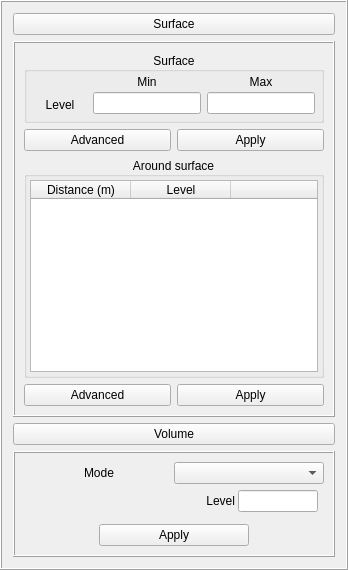
              <widget class="QFrame" name="frame_MeshRefinement">
               <property name="frameShape">
                <enum>QFrame::Box</enum>
               </property>
               <property name="frameShadow">
                <enum>QFrame::Raised</enum>
               </property>
               <layout class="QVBoxLayout" name="verticalLayout_55">
                <item>
                 <widget class="QPushButton" name="btn_MeshSurface">
                  <property name="text">
                   <string>Surface</string>
                  </property>
                 </widget>
                </item>
                <item>
                 <widget class="QFrame" name="frame_MeshSurface">
                  <property name="frameShape">
                   <enum>QFrame::Box</enum>
                  </property>
                  <property name="frameShadow">
                   <enum>QFrame::Raised</enum>
                  </property>
                  <layout class="QVBoxLayout" name="verticalLayout_58">
                   <item>
                    <widget class="QGroupBox" name="groupBox">
                     <property name="title">
                      <string>Surface</string>
                     </property>
                     <property name="alignment">
                      <set>Qt::AlignCenter</set>
                     </property>
                     <property name="flat">
                      <bool>false</bool>
                     </property>
                     <layout class="QVBoxLayout" name="verticalLayout_80">
                      <property name="leftMargin">
                       <number>3</number>
                      </property>
                      <property name="topMargin">
                       <number>3</number>
                      </property>
                      <property name="rightMargin">
                       <number>3</number>
                      </property>
                      <property name="bottomMargin">
                       <number>0</number>
                      </property>
                      <item>
                       <widget class="QFrame" name="frame_88">
                        <property name="frameShape">
                         <enum>QFrame::NoFrame</enum>
                        </property>
                        <property name="frameShadow">
                         <enum>QFrame::Raised</enum>
                        </property>
                        <layout class="QHBoxLayout" name="horizontalLayout_25">
                         <property name="spacing">
                          <number>0</number>
                         </property>
                         <property name="leftMargin">
                          <number>0</number>
                         </property>
                         <property name="topMargin">
                          <number>0</number>
                         </property>
                         <property name="rightMargin">
                          <number>0</number>
                         </property>
                         <property name="bottomMargin">
                          <number>3</number>
                         </property>
                         <item>
                          <widget class="QFrame" name="frame_89">
                           <property name="minimumSize">
                            <size>
                             <width>60</width>
                             <height>0</height>
                            </size>
                           </property>
                           <property name="frameShape">
                            <enum>QFrame::NoFrame</enum>
                           </property>
                           <property name="frameShadow">
                            <enum>QFrame::Raised</enum>
                           </property>
                           <layout class="QVBoxLayout" name="verticalLayout_77">
                            <property name="spacing">
                             <number>3</number>
                            </property>
                            <property name="leftMargin">
                             <number>3</number>
                            </property>
                            <property name="topMargin">
                             <number>0</number>
                            </property>
                            <property name="rightMargin">
                             <number>3</number>
                            </property>
                            <property name="bottomMargin">
                             <number>3</number>
                            </property>
                            <item>
                             <widget class="QLabel" name="label_57">
                              <property name="text">
                               <string/>
                              </property>
                             </widget>
                            </item>
                            <item>
                             <widget class="QLabel" name="label_43">
                              <property name="text">
                               <string>Level</string>
                              </property>
                              <property name="alignment">
                               <set>Qt::AlignCenter</set>
                              </property>
                             </widget>
                            </item>
                           </layout>
                          </widget>
                         </item>
                         <item>
                          <widget class="QFrame" name="frame_91">
                           <property name="frameShape">
                            <enum>QFrame::NoFrame</enum>
                           </property>
                           <property name="frameShadow">
                            <enum>QFrame::Raised</enum>
                           </property>
                           <layout class="QVBoxLayout" name="verticalLayout_78">
                            <property name="spacing">
                             <number>3</number>
                            </property>
                            <property name="leftMargin">
                             <number>3</number>
                            </property>
                            <property name="topMargin">
                             <number>0</number>
                            </property>
                            <property name="rightMargin">
                             <number>3</number>
                            </property>
                            <property name="bottomMargin">
                             <number>3</number>
                            </property>
                            <item>
                             <widget class="QLabel" name="label_44">
                              <property name="text">
                               <string>Min</string>
                              </property>
                              <property name="alignment">
                               <set>Qt::AlignCenter</set>
                              </property>
                             </widget>
                            </item>
                            <item>
                             <widget class="QLineEdit" name="txt_Level_Min_Surface_Refine"/>
                            </item>
                           </layout>
                          </widget>
                         </item>
                         <item>
                          <widget class="QFrame" name="frame_92">
                           <property name="frameShape">
                            <enum>QFrame::NoFrame</enum>
                           </property>
                           <property name="frameShadow">
                            <enum>QFrame::Raised</enum>
                           </property>
                           <layout class="QVBoxLayout" name="verticalLayout_79">
                            <property name="spacing">
                             <number>3</number>
                            </property>
                            <property name="leftMargin">
                             <number>3</number>
                            </property>
                            <property name="topMargin">
                             <number>0</number>
                            </property>
                            <property name="rightMargin">
                             <number>3</number>
                            </property>
                            <property name="bottomMargin">
                             <number>3</number>
                            </property>
                            <item>
                             <widget class="QLabel" name="label_45">
                              <property name="text">
                               <string>Max</string>
                              </property>
                              <property name="alignment">
                               <set>Qt::AlignCenter</set>
                              </property>
                             </widget>
                            </item>
                            <item>
                             <widget class="QLineEdit" name="txt_Level_Max_Surface_Refine"/>
                            </item>
                           </layout>
                          </widget>
                         </item>
                        </layout>
                       </widget>
                      </item>
                     </layout>
                    </widget>
                   </item>
                   <item>
                    <widget class="QFrame" name="frame_129">
                     <property name="frameShape">
                      <enum>QFrame::NoFrame</enum>
                     </property>
                     <property name="frameShadow">
                      <enum>QFrame::Raised</enum>
                     </property>
                     <layout class="QHBoxLayout" name="horizontalLayout_44">
                      <property name="leftMargin">
                       <number>0</number>
                      </property>
                      <property name="topMargin">
                       <number>0</number>
                      </property>
                      <property name="rightMargin">
                       <number>0</number>
                      </property>
                      <property name="bottomMargin">
                       <number>0</number>
                      </property>
                      <item>
                       <widget class="QPushButton" name="btn_MeshRefineAdvance">
                        <property name="maximumSize">
                         <size>
                          <width>150</width>
                          <height>16777215</height>
                         </size>
                        </property>
                        <property name="text">
                         <string>Advanced</string>
                        </property>
                       </widget>
                      </item>
                      <item>
                       <widget class="QPushButton" name="btn_MeshRefineSurface">
                        <property name="maximumSize">
                         <size>
                          <width>150</width>
                          <height>16777215</height>
                         </size>
                        </property>
                        <property name="text">
                         <string>Apply</string>
                        </property>
                       </widget>
                      </item>
                     </layout>
                    </widget>
                   </item>
                   <item>
                    <widget class="QGroupBox" name="groupBox_MeshSurfaceAround">
                     <property name="title">
                      <string>Around surface</string>
                     </property>
                     <property name="alignment">
                      <set>Qt::AlignCenter</set>
                     </property>
                     <property name="flat">
                      <bool>false</bool>
                     </property>
                     <layout class="QVBoxLayout" name="verticalLayout_81">
                      <property name="margin">
                       <number>3</number>
                      </property>
                      <item>
                       <widget class="QTableWidget" name="tb_MeshRefineAroundSurface">
                        <property name="horizontalScrollBarPolicy">
                         <enum>Qt::ScrollBarAlwaysOff</enum>
                        </property>
                        <property name="wordWrap">
                         <bool>false</bool>
                        </property>
                        <property name="cornerButtonEnabled">
                         <bool>false</bool>
                        </property>
                        <property name="rowCount">
                         <number>0</number>
                        </property>
                        <attribute name="verticalHeaderDefaultSectionSize">
                         <number>25</number>
                        </attribute>
                        <column>
                         <property name="text">
                          <string>Distance (m)</string>
                         </property>
                         <property name="textAlignment">
                          <set>AlignHCenter|AlignVCenter|AlignCenter</set>
                         </property>
                        </column>
                        <column>
                         <property name="text">
                          <string>Level</string>
                         </property>
                         <property name="textAlignment">
                          <set>AlignHCenter|AlignVCenter|AlignCenter</set>
                         </property>
                        </column>
                        <column>
                         <property name="text">
                          <string/>
                         </property>
                        </column>
                       </widget>
                      </item>
                     </layout>
                    </widget>
                   </item>
                   <item>
                    <widget class="QFrame" name="frame_129">
                     <property name="frameShape">
                      <enum>QFrame::NoFrame</enum>
                     </property>
                     <property name="frameShadow">
                      <enum>QFrame::Raised</enum>
                     </property>
                     <layout class="QHBoxLayout" name="horizontalLayout_44">
                      <property name="margin">
                       <number>0</number>
                      </property>
                      <item>
                       <widget class="QPushButton" name="btn_MeshRefineAdvance">
                        <property name="maximumSize">
                         <size>
                          <width>150</width>
                          <height>16777215</height>
                         </size>
                        </property>
                        <property name="text">
                         <string>Advanced</string>
                        </property>
                       </widget>
                      </item>
                      <item>
                       <widget class="QPushButton" name="btn_MeshRefineSurface">
                        <property name="maximumSize">
                         <size>
                          <width>150</width>
                          <height>16777215</height>
                         </size>
                        </property>
                        <property name="text">
                         <string>Apply</string>
                        </property>
                       </widget>
                      </item>
                     </layout>
                    </widget>
                   </item>
                  </layout>
                 </widget>
                </item>
                <item>
                 <widget class="QPushButton" name="btn_MeshVolume">
                  <property name="text">
                   <string>Volume</string>
                  </property>
                 </widget>
                </item>
                <item>
                 <widget class="QFrame" name="frame_MeshVolume">
                  <property name="frameShape">
                   <enum>QFrame::Box</enum>
                  </property>
                  <property name="frameShadow">
                   <enum>QFrame::Raised</enum>
                  </property>
                  <layout class="QVBoxLayout" name="verticalLayout_114">
                   <item>
                    <widget class="QFrame" name="frame_81">
                     <property name="frameShape">
                      <enum>QFrame::NoFrame</enum>
                     </property>
                     <property name="frameShadow">
                      <enum>QFrame::Raised</enum>
                     </property>
                     <layout class="QHBoxLayout" name="horizontalLayout_21">
                      <property name="spacing">
                       <number>0</number>
                      </property>
                      <property name="margin">
                       <number>0</number>
                      </property>
                      <item>
                       <widget class="QLabel" name="label_38">
                        <property name="text">
                         <string>Mode</string>
                        </property>
                        <property name="alignment">
                         <set>Qt::AlignCenter</set>
                        </property>
                       </widget>
                      </item>
                      <item>
                       <widget class="QComboBox" name="cb_MeshVolumeMode"/>
                      </item>
                     </layout>
                    </widget>
                   </item>
                   <item>
                    <widget class="QFrame" name="frame_77">
                     <property name="frameShape">
                      <enum>QFrame::NoFrame</enum>
                     </property>
                     <property name="frameShadow">
                      <enum>QFrame::Raised</enum>
                     </property>
                     <layout class="QHBoxLayout" name="horizontalLayout_22">
                      <property name="spacing">
                       <number>3</number>
                      </property>
                      <property name="leftMargin">
                       <number>0</number>
                      </property>
                      <property name="topMargin">
                       <number>0</number>
                      </property>
                      <property name="rightMargin">
                       <number>6</number>
                      </property>
                      <property name="bottomMargin">
                       <number>0</number>
                      </property>
                      <item>
                       <widget class="QLabel" name="label_39">
                        <property name="sizePolicy">
                         <sizepolicy hsizetype="Expanding" vsizetype="Preferred">
                          <horstretch>0</horstretch>
                          <verstretch>0</verstretch>
                         </sizepolicy>
                        </property>
                        <property name="text">
                         <string>Level</string>
                        </property>
                        <property name="alignment">
                         <set>Qt::AlignRight|Qt::AlignTrailing|Qt::AlignVCenter</set>
                        </property>
                       </widget>
                      </item>
                      <item>
                       <widget class="QLineEdit" name="txt_Level_Volume">
                        <property name="maximumSize">
                         <size>
                          <width>80</width>
                          <height>16777215</height>
                         </size>
                        </property>
                       </widget>
                      </item>
                     </layout>
                    </widget>
                   </item>
                   <item>
                    <widget class="QFrame" name="frame_87">
                     <property name="frameShape">
                      <enum>QFrame::NoFrame</enum>
                     </property>
                     <property name="frameShadow">
                      <enum>QFrame::Raised</enum>
                     </property>
                     <layout class="QVBoxLayout" name="verticalLayout_76">
                      <property name="spacing">
                       <number>0</number>
                      </property>
                      <property name="margin">
                       <number>0</number>
                      </property>
                     </layout>
                    </widget>
                   </item>
                   <item>
                    <widget class="QFrame" name="frame_6">
                     <property name="frameShape">
                      <enum>QFrame::NoFrame</enum>
                     </property>
                     <property name="frameShadow">
                      <enum>QFrame::Raised</enum>
                     </property>
                     <layout class="QHBoxLayout" name="horizontalLayout_43">
                      <property name="margin">
                       <number>0</number>
                      </property>
                      <item>
                       <widget class="QPushButton" name="btn_MeshRefineVolume">
                        <property name="maximumSize">
                         <size>
                          <width>150</width>
                          <height>16777215</height>
                         </size>
                        </property>
                        <property name="text">
                         <string>Apply</string>
                        </property>
                       </widget>
                      </item>
                     </layout>
                    </widget>
                   </item>
                  </layout>
                 </widget>
                </item>
               </layout>
              </widget>
